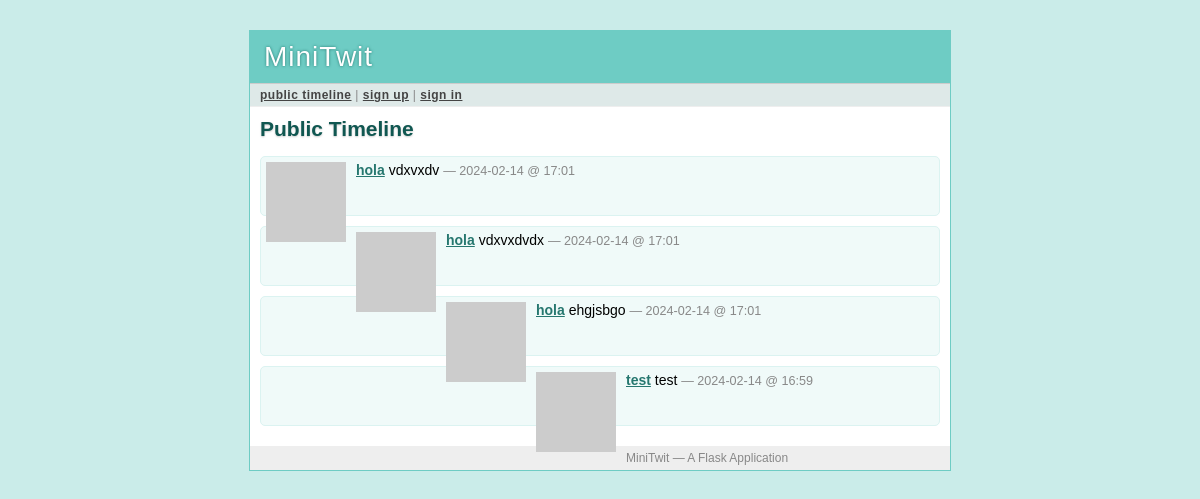
The page /public on the database as committed earlier.
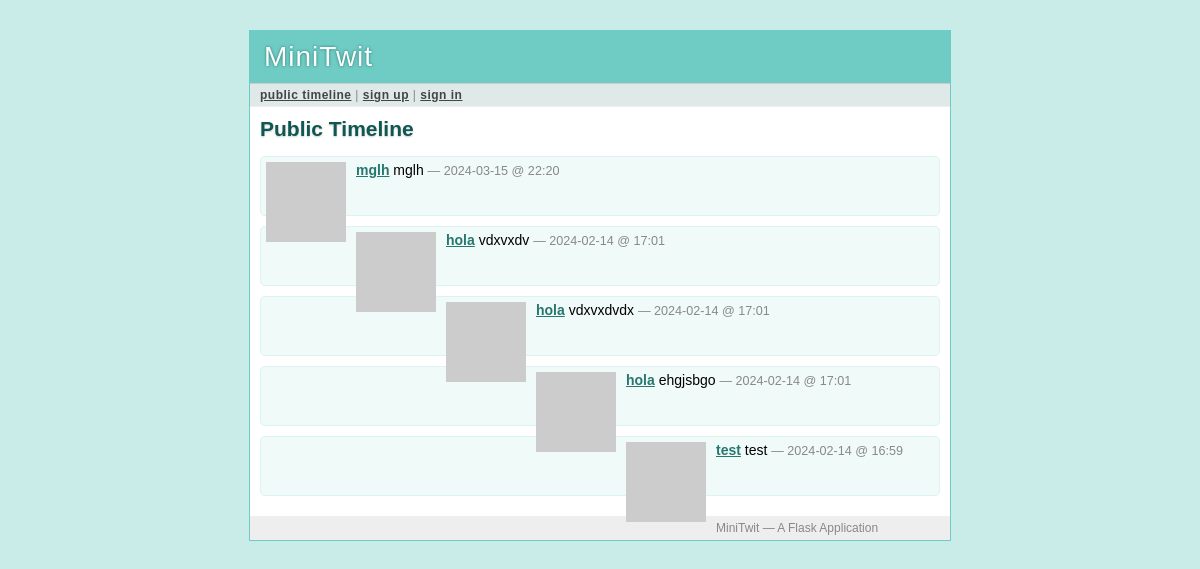
The same page on the database as committed later.
### tables this page shows
CREATE TABLE message (
  message_id integer primary key autoincrement,
  author_id integer not null,
  text string not null,
  pub_date integer,
  flagged integer
);

CREATE TABLE user (
  user_id integer primary key autoincrement,
  username string not null,
  email string not null,
  pw_hash string not null
);

### minitwit.py (the view)
@app.route('/public')
def public_timeline():
    query = '''
        select message.*, user.* from message, user
        where message.flagged = 0 and message.author_id = user.user_id
        order by message.pub_date desc limit ?'''
    messages = query_db(query, [PER_PAGE])
    return render_template('timeline.html', messages=messages)

### minitwit.py (called while the page is built)
def connect_db():
    return sqlite3.connect(DATABASE)

def query_db(query, args=(), one=False):
    cur = g.db.execute(query, args)
    rv = [dict((cur.description[idx][0], value)
               for idx, value in enumerate(row)) for row in cur.fetchall()]
    return (rv[0] if rv else None) if one else rv

def format_datetime(timestamp):
    return datetime.utcfromtimestamp(timestamp).strftime('%Y-%m-%d @ %H:%M')

def gravatar_url(email, size=80):
    return 'http://www.gravatar.com/avatar/%s?d=identicon&s=%d' % \
        (md5(email.strip().lower().encode('utf-8')).hexdigest(), size)

@app.before_request
def before_request():
    g.db = connect_db()
    g.user = None
    if 'user_id' in session:
        g.user = query_db('select * from user where user_id = ?',
                          [session['user_id']], one=True)

@app.after_request
def after_request(response):
    g.db.close()
    return response

### templates/timeline.html (shortened to what this page needs)
{% extends "layout.html" %}
{% block title %}
  {% if request.endpoint == 'public_timeline' %}
    Public Timeline
  {% elif request.endpoint == 'user_timeline' %}
    {{ profile_user.username }}'s Timeline
  {% else %}
    My Timeline
  {% endif %}
{% endblock %}
{% block body %}
  <h2>{{ self.title() }}</h2>
  <ul class=messages>
  {% for message in messages %}
    <li><img src="{{ message.email|gravatar(size=48) }}"><p>
      <strong><a href="{{ url_for('user_timeline', username=message.username)
      }}">{{ message.username }}</a></strong>
      {{ message.text }}
      <small>&mdash; {{ message.pub_date|datetimeformat }}</small>
  {% else %}
    <li><em>There's no message so far.</em>
  {% endfor %}
  </ul>
{% endblock %}

Rows that differ between the two databases and show on the page:
added message: username "mglh", text "mglh", pub_date "2024-03-15 @ 22:20"
